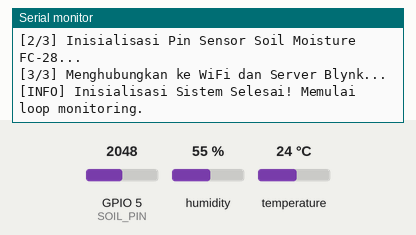
This sketch was run on a simulated ESP32. Shown: the last lines printed to the serial monitor. Inputs (shaded band) come from the test bench; at power-on: humidity 55 %, GPIO 5 (SOIL_PIN) = 2048, temperature 24 °C (analog values on the 0–4095 scale). WiFi joins after 1.5 s; servers stay silent unless stated; random numbers use the default seed unless the sketch sets one.

Above: at 4.0 s.
4.1 s: humidity set to 22 %
At 5.9 s:
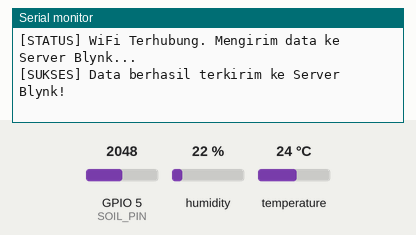
6.3 s: GPIO 5 (SOIL_PIN) set to 2866
At 7.6 s:
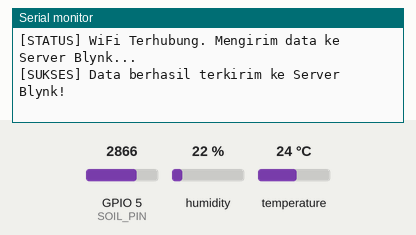
7.8 s: temperature set to 12 °C
9.3 s: GPIO 5 (SOIL_PIN) set to 3603
10.8 s: humidity set to 40 %
At 12.0 s:
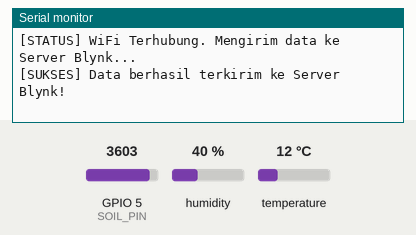
Timing chart, 0 to 13.3 s (numbered marks = the images above; inputs shaded):
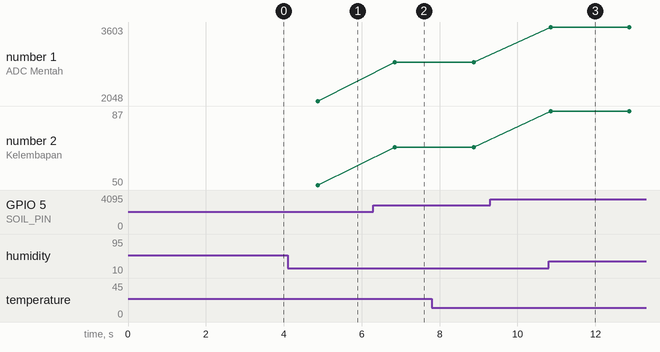

The sketch:

sensor_to_blynk.ino
```cpp
/**********************************************************************************
 * SISTEM MONITORING SUHU, KELEMBAPAN UDARA, DAN KELEMBAPAN TANAH BERBASIS IOT
 * Microcontroller : ESP32 Dev Module
 * Sensor          : DHT11 (Suhu & Kelembapan Udara) + FC-28 (Kelembapan Tanah)
 * Platform IoT    : Blynk IoT (Blynk 2.0)
 *
 * Sesuai Diagram Alir:
 * Mulai -> Inisialisasi -> Konek WiFi & Blynk -> Pembacaan Sensor ->
 * Pengolahan Data -> Cek WiFi (Ya: Kirim ke Blynk, Tidak: Reconnect) -> Selesai
 **********************************************************************************/

/* 1. KREDENSIAL BLYNK (Wajib di baris paling atas sebelum include library) */
#define BLYNK_TEMPLATE_ID   "TMPL66TgMBG67"
#define BLYNK_TEMPLATE_NAME "Monitoring Sensor"
#define BLYNK_AUTH_TOKEN    "DSAVECSIH4M3_vO75UDNsjQvs2_uTCZa"

#define BLYNK_PRINT Serial

/* 2. LIBRARY YANG DIGUNAKAN */
#include <WiFi.h>
#include <WiFiClient.h>
#include <BlynkSimpleEsp32.h>
#include <DHT.h>

/* 3. KONFIGURASI WIFI (DISESUAIKAN UNTUK CIRKIT DESIGNER) */
// Pada simulator Cirkit Designer, Wi-Fi virtual yang digunakan adalah "CirkitWifi" tanpa password.
// Saat barang fisik sudah datang dan siap di-upload ke ESP32 asli, cukup ganti ke nama & password WiFi rumah Anda.
char ssid[] = "CirkitWifi";     // Wi-Fi virtual simulator Cirkit Designer (atau "Wokwi-GUEST" jika di Wokwi)
char pass[] = "";               // Kosongkan (open network tanpa password)

/* 4. PINOUT DAN DEFINISI SENSOR */
// Sensor DHT11 (Mendukung versi 3-pin modul maupun 4-pin mandiri seperti di Cirkit)
// Panduan Pin DHT11 4-Pin (dari kiri ke kanan):
// Pin 1: VCC (3.3V) | Pin 2: DATA (GPIO 4) | Pin 3: NC (Dibiarkan Kosong) | Pin 4: GND
#define DHTPIN 4           // GPIO 4 terhubung ke Pin DATA DHT11
#define DHTTYPE DHT11      // Tipe sensor DHT: DHT11
DHT dht(DHTPIN, DHTTYPE);

// Sensor Soil Moisture FC-28
#define SOIL_PIN 5         // Pin 5 sesuai sambungan kabel Anda di Cirkit Designer

/* 5. KALIBRASI SENSOR SOIL MOISTURE FC-28 UNTUK CIRKIT */
// Pada simulator Cirkit Designer, slider sensor tanah bekerja secara linier (0 sampai 4095):
// - Slider di posisi 0% (kering) menghasilkan ADC = 0
// - Slider di posisi 100% (basah penuh) menghasilkan ADC = 4095
const int SOIL_DRY_VALUE = 0;     // 0% pada Cirkit Designer
const int SOIL_WET_VALUE = 4095;  // 100% pada Cirkit Designer

/* 6. VIRTUAL PIN BLYNK */
#define VPIN_SUHU          V0  // Virtual Pin untuk Suhu Udara (°C)
#define VPIN_HUMIDITY      V1  // Virtual Pin untuk Kelembapan Udara (%)
#define VPIN_SOIL_PERCENT  V2  // Virtual Pin untuk Kelembapan Tanah (%)
#define VPIN_SOIL_RAW      V3  // Virtual Pin untuk Nilai ADC Mentah Tanah

/* 7. TIMER */
BlynkTimer timer;

// Interval pembacaan sensor dan pengiriman data (misal tiap 2 detik)
const unsigned long SEND_INTERVAL_MS = 2000L;

/* FUNGSI: Pembacaan Sensor dan Pengiriman Data ke Blynk */
void sendSensorData() {
  Serial.println("\n--- [PEMBACAAN SENSOR] ---");

  // 1. Baca Sensor DHT11 (Suhu dan Kelembapan Udara)
  float humidityAir = dht.readHumidity();
  float tempAir = dht.readTemperature();

  // Validasi pembacaan DHT11 (dengan fallback simulasi jika di Cirkit sensor belum terpasang sempurna)
  bool dhtValid = true;
  if (isnan(humidityAir) || isnan(tempAir)) {
    Serial.println("[INFO SIMULASI] Sensor DHT11 fisik/simulasi belum terhubung. Menggunakan nilai simulasi dinamis...");
    tempAir = 28.0 + (random(-15, 25) / 10.0);      // Variasi suhu realistis ~27.5 - 30.5 °C
    humidityAir = 65.0 + (random(-40, 40) / 10.0);  // Variasi kelembapan udara ~61 - 69 %
  }

  Serial.print("Suhu Udara       : ");
  Serial.print(tempAir);
  Serial.println(" °C");

  Serial.print("Kelembapan Udara : ");
  Serial.print(humidityAir);
  Serial.println(" %");

  // 2. Baca Sensor Soil Moisture FC-28 (Kelembapan Tanah) hanya pada Pin 5
  long soilRawSum = 0;
  const int samples = 5;
  for (int i = 0; i < samples; i++) {
    soilRawSum += analogRead(SOIL_PIN);
    delay(5);
  }
  int soilRaw = soilRawSum / samples;

  // 3. ESP32 Mengolah Data: Konversi nilai mentah ADC ke persentase (0% - 100%)
  int soilMoisturePercent = map(soilRaw, SOIL_DRY_VALUE, SOIL_WET_VALUE, 0, 100);
  soilMoisturePercent = constrain(soilMoisturePercent, 0, 100);

  Serial.print("[SENSOR TANAH] Pin 5 | ADC Mentah: ");
  Serial.print(soilRaw);
  Serial.print(" | Kelembapan: ");
  Serial.print(soilMoisturePercent);
  Serial.println(" %");

  // 4. Pengambilan Keputusan: Apakah Koneksi WiFi Aktif?
  if (WiFi.status() == WL_CONNECTED) {
    Serial.println("[STATUS] WiFi Terhubung. Mengirim data ke Server Blynk...");

    // Pastikan koneksi ke cloud Blynk aktif
    if (Blynk.connected()) {
      // Kirim data ke Virtual Pins Blynk
      if (dhtValid) {
        Blynk.virtualWrite(VPIN_SUHU, tempAir);
        Blynk.virtualWrite(VPIN_HUMIDITY, humidityAir);
      }
      Blynk.virtualWrite(VPIN_SOIL_PERCENT, soilMoisturePercent);
      Blynk.virtualWrite(VPIN_SOIL_RAW, soilRaw);

      Serial.println("[SUKSES] Data berhasil terkirim ke Server Blynk!");
    } else {
      Serial.println("[PERINGATAN] Terhubung ke WiFi namun terputus dari Blynk. Mencoba reconnect Blynk...");
      Blynk.connect();
    }
  } else {
    // Jalur TIDAK: Coba koneksi ulang WiFi
    Serial.println("[PERINGATAN] Koneksi WiFi terputus! Mencoba koneksi ulang ke WiFi...");
    WiFi.disconnect();
    WiFi.reconnect();
  }
}

void setup() {
  // Inisialisasi Komunikasi Serial
  Serial.begin(115200);
  delay(1000);
  Serial.println("==================================================");
  Serial.println("  SISTEM MONITORING IOT ESP32 - BLYNK DIMULAI     ");
  Serial.println("==================================================");

  // Inisialisasi Sensor DHT11
  Serial.println("[1/3] Inisialisasi Sensor DHT11...");
  pinMode(DHTPIN, INPUT_PULLUP); // Aktifkan internal pull-up ESP32 (penting untuk DHT11 4-pin tanpa resistor eksternal)
  dht.begin();

  // Inisialisasi Pin Sensor FC-28
  Serial.println("[2/3] Inisialisasi Pin Sensor Soil Moisture FC-28...");
  pinMode(SOIL_PIN, INPUT);
  // Set resolusi ADC ESP32 ke 12-bit (0 - 4095)
  analogReadResolution(12);

  // Inisialisasi Koneksi WiFi dan Blynk
  Serial.println("[3/3] Menghubungkan ke WiFi dan Server Blynk...");
  Blynk.begin(BLYNK_AUTH_TOKEN, ssid, pass);

  // Atur interval pembacaan sensor dengan BlynkTimer
  timer.setInterval(SEND_INTERVAL_MS, sendSensorData);

  Serial.println("[INFO] Inisialisasi Sistem Selesai! Memulai loop monitoring.");
}

void loop() {
  // Jalankan handler Blynk
  if (Blynk.connected()) {
    Blynk.run();
  }

  // Jalankan timer untuk pembacaan berkala
  timer.run();
}
```

Measured:
- after the input at 4.1 s, the serial monitor: prints a new line after 0.75 s (image 1)
- after the input at 6.3 s, the serial monitor: prints a new line after 0.55 s (image 2)
- plotted number 1: 2048 → 2866 after the input at 6.3 s
- plotted number 2: 50 → 69 after the input at 6.3 s
